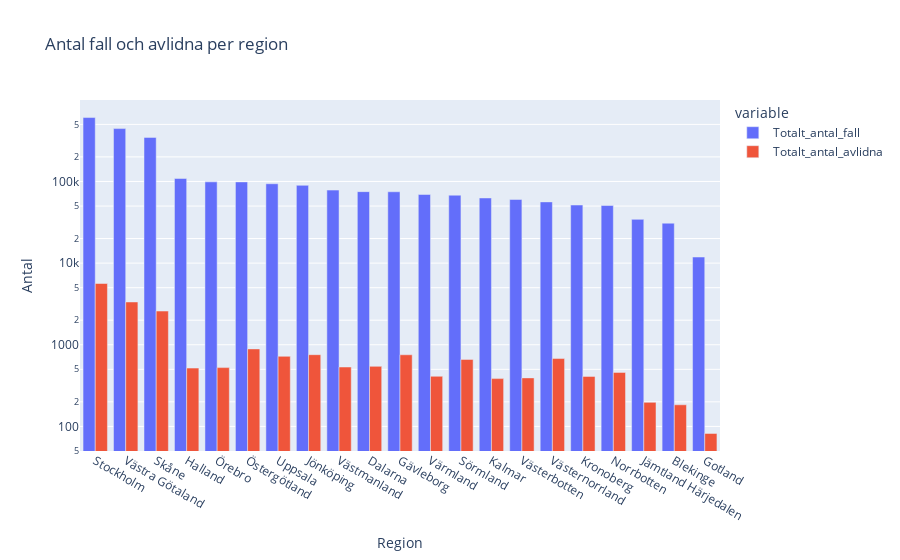

Write notebook code for a chart like this one.
### Code cell
fig = px.bar(
    df,
    x="Region",
    y=["Totalt_antal_fall", "Totalt_antal_avlidna"],
    title="Antal fall och avlidna per region", 
    labels={"value": "Antal"},
    barmode="group",
    log_y=True,
)
fig.show()
fig.write_html("./Visualiseringar/Antal fall och avlidna per region.html")

### Figure 1 — Plotly figure (JSON) as saved in the notebook; plotly's stock layout.template omitted (floating-point values rounded to 4 significant figures)
{"data": [{"alignmentgroup": "True", "hovertemplate": "variable=Totalt_antal_fall<br>Region=%{x}<br>Antal=%{y}<extra></extra>", "legendgroup": "Totalt_antal_fall", "marker": {"color": "#636efa", "pattern": {"shape": ""}}, "name": "Totalt_antal_fall", "offsetgroup": "Totalt_antal_fall", "orientation": "v", "showlegend": true, "textposition": "auto", "type": "bar", "x": ["Stockholm", "Västra Götaland", "Skåne", "Halland", "Örebro", "Östergötland", "Uppsala", "Jönköping", "Västmanland", "Dalarna", "Gävleborg", "Värmland", "Sörmland", "Kalmar", "Västerbotten", "Västernorrland", "Kronoberg", "Norrbotten", "Jämtland Härjedalen", "Blekinge", "Gotland"], "xaxis": "x", "y": [606611, 444278, 346727, 108822, 98929, 98793, 93746, 89662, 78438, 75091, 74803, 69277, 67918, 62810, 60186, 56224, 51460, 50755, 34347, 30829, 11874], "yaxis": "y"}, {"alignmentgroup": "True", "hovertemplate": "variable=Totalt_antal_avlidna<br>Region=%{x}<br>Antal=%{y}<extra></extra>", "legendgroup": "Totalt_antal_avlidna", "marker": {"color": "#EF553B", "pattern": {"shape": ""}}, "name": "Totalt_antal_avlidna", "offsetgroup": "Totalt_antal_avlidna", "orientation": "v", "showlegend": true, "textposition": "auto", "type": "bar", "x": ["Stockholm", "Västra Götaland", "Skåne", "Halland", "Örebro", "Östergötland", "Uppsala", "Jönköping", "Västmanland", "Dalarna", "Gävleborg", "Värmland", "Sörmland", "Kalmar", "Västerbotten", "Västernorrland", "Kronoberg", "Norrbotten", "Jämtland Härjedalen", "Blekinge", "Gotland"], "xaxis": "x", "y": [5626, 3342, 2587, 518, 525, 890, 722, 756, 534, 544, 754, 411, 662, 385, 393, 678, 410, 459, 197, 184, 82], "yaxis": "y"}], "layout": {"barmode": "group", "legend": {"title": {"text": "variable"}, "tracegroupgap": 0}, "title": {"text": "Antal fall och avlidna per region"}, "xaxis": {"anchor": "y", "domain": [0, 1], "title": {"text": "Region"}}, "yaxis": {"anchor": "x", "domain": [0, 1], "title": {"text": "Antal"}, "type": "log"}}}
